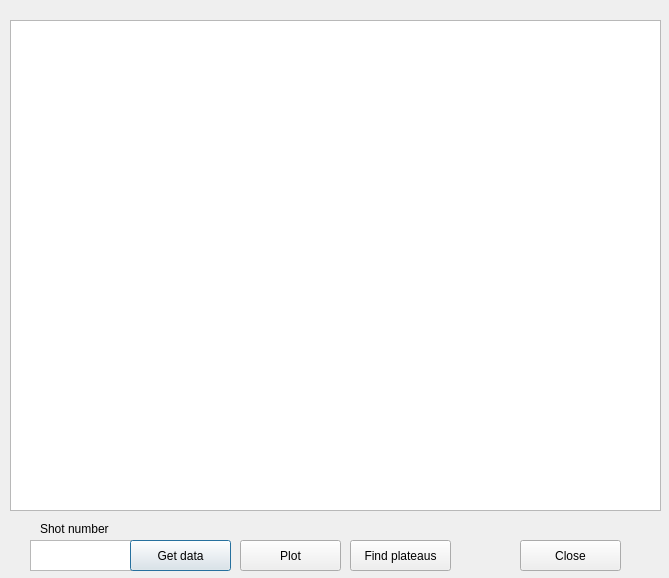
<?xml version="1.0" encoding="UTF-8"?>
<ui version="4.0">
 <class>Dialog</class>
 <widget class="QDialog" name="Dialog">
  <property name="geometry">
   <rect>
    <x>0</x>
    <y>0</y>
    <width>669</width>
    <height>578</height>
   </rect>
  </property>
  <property name="windowTitle">
   <string>GUIFIT</string>
  </property>
  <widget class="QGraphicsView" name="graphicsView">
   <property name="geometry">
    <rect>
     <x>10</x>
     <y>20</y>
     <width>651</width>
     <height>491</height>
    </rect>
   </property>
  </widget>
  <widget class="QTextEdit" name="textEdit">
   <property name="geometry">
    <rect>
     <x>30</x>
     <y>540</y>
     <width>104</width>
     <height>31</height>
    </rect>
   </property>
  </widget>
  <widget class="QPushButton" name="get_data_button">
   <property name="geometry">
    <rect>
     <x>130</x>
     <y>540</y>
     <width>101</width>
     <height>31</height>
    </rect>
   </property>
   <property name="text">
    <string>Get data</string>
   </property>
  </widget>
  <widget class="QPushButton" name="find_plateaus_button">
   <property name="geometry">
    <rect>
     <x>350</x>
     <y>540</y>
     <width>101</width>
     <height>31</height>
    </rect>
   </property>
   <property name="text">
    <string>Find plateaus</string>
   </property>
  </widget>
  <widget class="QPushButton" name="close_button">
   <property name="geometry">
    <rect>
     <x>520</x>
     <y>540</y>
     <width>101</width>
     <height>31</height>
    </rect>
   </property>
   <property name="text">
    <string>Close</string>
   </property>
  </widget>
  <widget class="QPushButton" name="plot_button">
   <property name="geometry">
    <rect>
     <x>240</x>
     <y>540</y>
     <width>101</width>
     <height>31</height>
    </rect>
   </property>
   <property name="text">
    <string>Plot</string>
   </property>
  </widget>
  <widget class="QLabel" name="label">
   <property name="geometry">
    <rect>
     <x>40</x>
     <y>520</y>
     <width>101</width>
     <height>17</height>
    </rect>
   </property>
   <property name="text">
    <string>Shot number</string>
   </property>
  </widget>
 </widget>
 <resources/>
 <connections/>
</ui>
